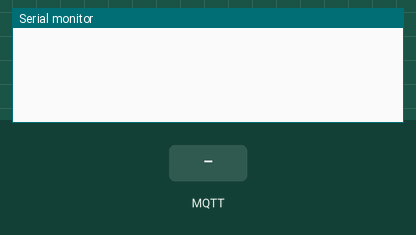
Recording of a sketch running on a simulated ESP32. Shown: the last lines printed to the serial monitor. The test bench sets the inputs (shaded band). WiFi joins after 1.5 s; servers stay silent unless stated; no MQTT or app messages arrive unless stated.

Above: at 2.7 s.
2.8 s: MQTT message "1" arrives on the first subscribed topic
At 3.6 s:
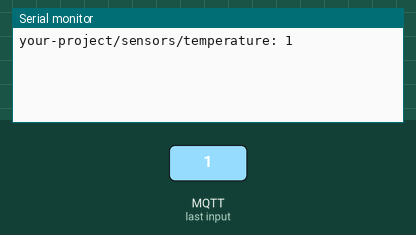
4.3 s: MQTT message "on" arrives on the first subscribed topic
At 4.7 s:
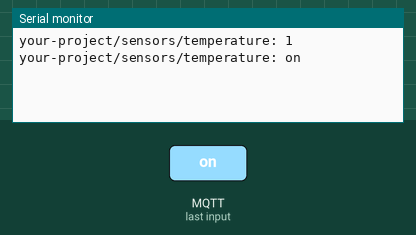
5.8 s: MQTT message "off" arrives on the first subscribed topic
At 7.0 s:
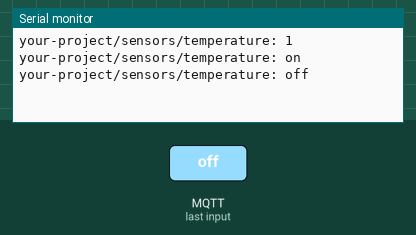

The sketch:

esp32_mqtt.ino
```cpp
#include <WiFi.h>
#include <WiFiClientSecure.h>
#include <PubSubClient.h>

const char* WIFI_SSID = "YOUR_WIFI";
const char* WIFI_PASS = "YOUR_WIFI_PASSWORD";
const char* TOPIC = "your-project/sensors/temperature";

// Root CA certificate (PEM) of the broker TLS certificate
const char* ROOT_CA = R"PEM(
-----BEGIN CERTIFICATE-----
...
-----END CERTIFICATE-----
)PEM";

WiFiClientSecure net;
PubSubClient mqtt(net);

// Runs for every message on a subscribed topic
void onMessage(char* topic, byte* payload, unsigned int length) {
  Serial.printf("%s: %.*s\n", topic, length, (char*)payload);
}

void connectMqtt() {
  while (!mqtt.connected()) {
    // Every client needs a unique client ID
    String id = "esp32-" + String((uint32_t)ESP.getEfuseMac(), HEX);
    // Username and password from your ConnectMQ dashboard
    if (mqtt.connect(id.c_str(), "YOUR_USERNAME", "YOUR_PASSWORD")) {
      // Subscribe to the temperature topic
      mqtt.subscribe(TOPIC);
    } else {
      delay(2000);
    }
  }
}

void setup() {
  Serial.begin(115200);
  // Connect to Wi-Fi first
  WiFi.begin(WIFI_SSID, WIFI_PASS);
  while (WiFi.status() != WL_CONNECTED) delay(500);
  net.setCACert(ROOT_CA);
  // Connect to your private ConnectMQ broker on port 8883
  mqtt.setServer("YOUR_BROKER_HOST", 8883);
  mqtt.setCallback(onMessage);
}

void loop() {
  // Reconnect automatically if the connection drops
  if (!mqtt.connected()) connectMqtt();
  mqtt.loop();
  static unsigned long last = 0;
  if (millis() - last > 10000) {
    last = millis();
    // Publish a JSON reading
    mqtt.publish(TOPIC, "{\"temperature\":21.5}");
  }
}
```

Measured:
- after the input at 2.8 s, the serial monitor: prints a new line at once (image 1)
- after the input at 4.3 s, the serial monitor: prints a new line at once (image 2)
- after the input at 5.8 s, the serial monitor: prints a new line at once (image 3)
